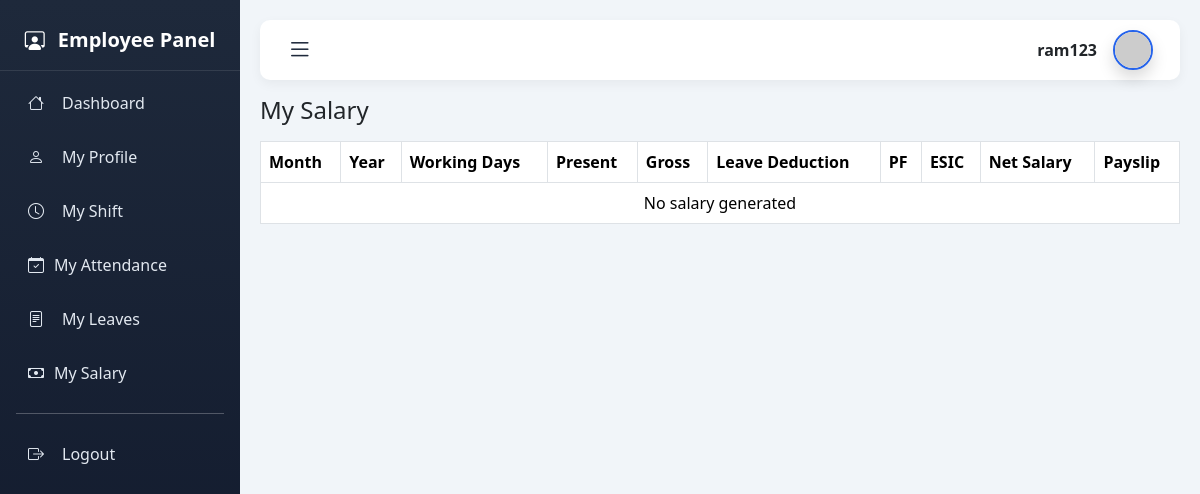
/employee/salary/ (signed in), run on an earlier commit of the app's database.
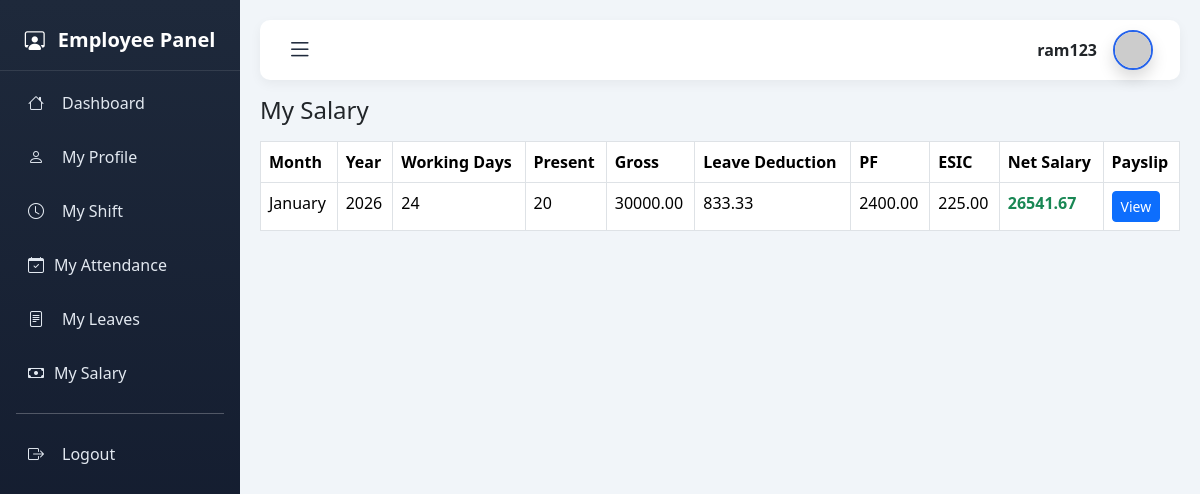
And on a later commit of the database.
### app/models.py (models this page shows, shortened)
class MonthlySalary(models.Model):
    MONTH_CHOICES = [
    (1,"January"),
    (2,"February"),
    (3,"March"),
    (4,"April"),
    (5,"May"),
    (6,"June"),
    (7,"July"),
    (8,"August"),
    (9,"September"),
    (10,"October"),
    (11,"November"),
    (12,"December"),
]
    month = models.IntegerField(choices=MONTH_CHOICES)
    employee = models.ForeignKey(Employee, on_delete=models.CASCADE)
    year = models.IntegerField()
    working_days = models.IntegerField(default=0)
    present_days = models.IntegerField(default=0)
    half_days = models.IntegerField(default=0)
    absent_days = models.IntegerField(default=0)
    extra_leave_days = models.IntegerField(default=0)
    gross_salary = models.DecimalField(max_digits=10, decimal_places=2)
    emp_pf = models.DecimalField(max_digits=10, decimal_places=2)
    employer_pf = models.DecimalField(max_digits=10, decimal_places=2)
    emp_esic = models.DecimalField(max_digits=10, decimal_places=2)
    employer_esic = models.DecimalField(max_digits=10, decimal_places=2)
    leave_deduction = models.DecimalField(max_digits=10, decimal_places=2, default=0)
    net_salary = models.DecimalField(max_digits=10, decimal_places=2)
    generated_at = models.DateTimeField(auto_now_add=True)
    class Meta:
        unique_together = ("employee","month","year")

### app/views.py (the view)
@login_required
def employee_salary_list(request):
    employee = request.user.employee_profile
    salaries = MonthlySalary.objects.filter(
        employee=employee
    ).order_by("-year","-month")
    return render(
        request,
        "employee/employee_salary_list.html",
        {"salaries": salaries}
    )

### templates/employee/employee_salary_list.html
{% extends "employee/base_employee_dashboard.html" %}
{% block content %}
<h4 class="mb-3">My Salary</h4>
<table class="table table-bordered">
<thead>
<tr>
<th>Month</th>
<th>Year</th>
<th>Working Days</th>
<th>Present</th>
<th>Gross</th>
<th>Leave Deduction</th>
<th>PF</th>
<th>ESIC</th>
<th>Net Salary</th>
<th>Payslip</th>
</tr>
</thead>
<tbody>
{% for s in salaries %}
<tr>
<td>{{ s.get_month_display }}</td>
<td>{{ s.year }}</td>
<td>{{ s.working_days }}</td>
<td>{{ s.present_days }}</td>
<td>{{ s.gross_salary }}</td>
<td>{{ s.leave_deduction }}</td>
<td>{{ s.emp_pf }}</td>
<td>{{ s.emp_esic }}</td>
<td class="fw-bold text-success">
{{ s.net_salary }}
</td>
<td>
<a href="{% url 'payslip_view' s.id %}" class="btn btn-sm btn-primary">
View
</a>
</td>
</tr>
{% empty %}
<tr>
<td colspan="10" class="text-center">
No salary generated
</td>
</tr>
{% endfor %}
</tbody>
</table>
{% endblock %}

What changed in the data, as far as the page shows it:
added MonthlySalary: month "January", year "2026", working_days "24", present_days "20", gross_salary "30000.00", leave_deduction "833.33", emp_pf "2400.00", emp_esic "225.00", net_salary "26541.67"
Also different on the page:
text no longer shown: "No salary generated"
